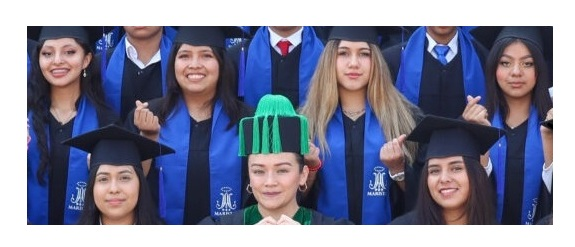
#> input picture Graduacion_small.jpg, 575 x 247 px, found by its file name
$ python Recon_EigenFaces.py
#> lines starting #> are read from the running program, lines starting #| are printed output that depends on the picture; pictures that were not available may be replaced by others from this repository, and a replacement may not be noted
"""
Reconocimiento facial mediante metodo de EigenFaces
"""
import cv2
import os
import numpy as np
import matplotlib.pyplot as plt

source_folder_path = "C:/ReconEigenfaces/frontalimages" # Carpeta fuente pre-procesamiento
train_folder_path = "C:/ReconEigenfaces/Train" # Carpeta de entrenamiento
test_folder_path = "C:/ReconEigenfaces/Train" # Carpeta de evaluacion
img = cv2.imread('C:/ReconEigenfaces/Graduacion_small.jpg') # Imagen grupal a detectar
#> img is the input picture: shape (247, 575, 3); mean B, G, R 148.7, 126.3, 124

train_files = os.listdir(train_folder_path)  #Obtiene la lista de las imagenes de entrenamiento
test_files = os.listdir(test_folder_path)
train_matrix = []
error_map = []
umbral_error = 1200 #
window_size = 55
step = 1
gray = cv2.cvtColor(img, cv2.COLOR_BGR2GRAY)
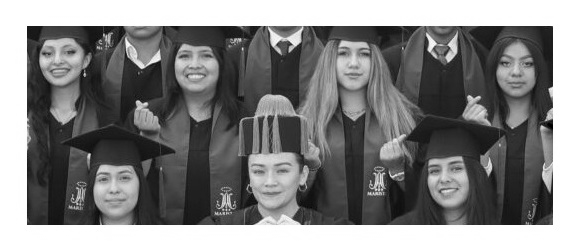
#> gray: shape (247, 575); min 0, max 255, mean 128.1
h, w = gray.shape
#> h = 247; w = 575
lado = (27)
E = 1000*np.ones(img.shape)
error_image = np.full((h, w), np.nan)
img_deteccion = img.copy()

# Función para reconocer una nueva imagen
def recognize_face(image_path, mean_face, eigenfaces, train_projections, train_files):
    # Leer y procesar imagen de prueba
    test_image = cv2.imread(image_path)
    test_image = cv2.cvtColor(test_image, cv2.COLOR_BGR2GRAY)
    test_image = cv2.resize(test_image, (window_size, window_size))
    test_image = test_image.reshape(-1, 1)
    test_image_norm = test_image - mean_face  # Restar rostro promedio
    test_projection = np.dot(eigenfaces.T, test_image_norm) # Proyectar la imagen de prueba
    distances = np.linalg.norm(train_projections - test_projection, axis=0) # Calcular distancias con todas las imágenes de entrenamiento
    min_index = np.argmin(distances) # Encontrar el índice del vector más cercano
    min_distance = distances[min_index] #
    umbral = 4000 # Configuración del umbral de distancia
    if min_distance < umbral:
        recognized_file = train_files[min_index]
        print(f"Rostro reconocido: {recognized_file}")
    else:
        print("Rostro no reconocido.")

# Función de detección de rostros en ventana que devuelve el error
def detectar_error(ventana, mean_face, eigenfaces):
    ventana = cv2.resize(ventana, (window_size, window_size))
    ventana = cv2.equalizeHist(ventana)
    vec = ventana.flatten().reshape(-1,1).astype(np.float32)
    vec_norm = vec - mean_face
    w = np.dot(eigenfaces.T, vec_norm)   # Proyección
    reconstruido = np.dot(eigenfaces, w)
    error = np.linalg.norm(vec_norm - reconstruido) #calcula la distancia euclidiana entre dos vectores
    return error

for idx, train_file in enumerate(train_files):
    train_image = train_folder_path + "/" + train_file  #Se define cada imagen como la combinación del directorio y el nombre
    train_image = cv2.imread(train_image)    # Leer la imagen (como matriz NxN)
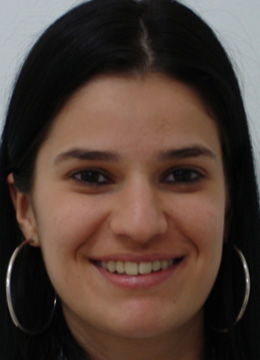
#> input picture frontalimages/103b.jpg, 260 x 360 px, given as the content of the folder C:/ReconEigenfaces/Train, which was not available
#> train_image is the input picture: shape (360, 260, 3); mean B, G, R 54.8, 63.4, 81.5
    train_image = cv2.cvtColor(train_image, cv2.COLOR_BGR2GRAY)     #Verifica que las imagenes sean Blanco y negro
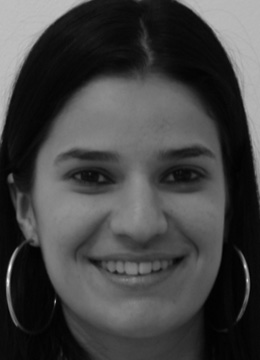
#> train_image: shape (360, 260); min 1, max 246, mean 67.8
    train_image = cv2.resize(train_image, (window_size, window_size))
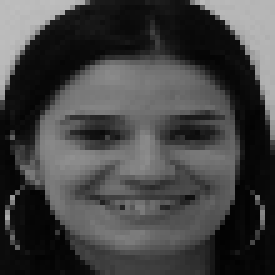
#> train_image: shape (55, 55) (shown 5 times larger); min 2, max 190, mean 67.7
    train_image = cv2.equalizeHist(train_image)
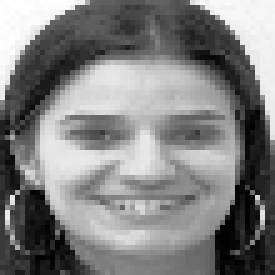
#> train_image: shape (55, 55) (shown 5 times larger); min 0, max 255, mean 128.8
    train_image = train_image.reshape(-1,1) #( # de filas, # de columnas) Así tendrá las filas necesarias para que sea una matriz de 1 columna
#> train_image = 3025 values, max 255 at index 1, min 0 at index 2082, mean 128.8
    if len(train_matrix) == 0:  #Verifica que la matriz esté vacia (Error que sucede al concatenar una matriz con una vacia)
        train_matrix = train_image  #La primer imagen (Vector) se inserta directamente en la matriz para darle forma
#> train_matrix has the same summary as train_image
    else:
        train_matrix = np.concatenate((train_matrix, train_image), axis=1)  #Concatena el vector columna de la imagen nueva en la matriz de covarianzas

C_train = np.array(train_matrix) #Asegurarse que sea un np.array
#> C_train has the same summary as train_image
M=C_train.shape[1]
#> M = 1
mean_face = (np.sum(C_train, axis=1)) / M
#> mean_face has the same summary as train_image
mean_face = mean_face.reshape(-1, 1)    # Convierte la imagen promedio a un vector columna
C_norm = C_train - mean_face
#> C_norm = 3025 values from 0 to 0
ATA = np.dot(C_norm.T, C_norm)
#> ATA = [0]
valores, vectores = np.linalg.eig(ATA)
#> valores = [0]; vectores = [1]
indices_ordenados = np.argsort(valores)[::-1]  # np.argsort devuelve los indices que ordenarian el array (de menor a mayor)
#> indices_ordenados = [0]
                                               # [::-1] invierte el orden para resultar de mayor a menor (mas importante primero)
valores_ordenados = valores[indices_ordenados] #Ordena los eigenvalores según su importancia (de mayor a menor) acorde al indice
#> valores_ordenados = [0]
vectores_ordenados = vectores[:, indices_ordenados] #Ordena los eigenvectores según su importancia (de mayor a menor) acorde al indice
#> vectores_ordenados = [1]
eigenfaces = C_norm @ vectores_ordenados # @ Indica una multiplicacion de matrices
#> eigenfaces = 3025 values from 0 to 0
eigenfaces = eigenfaces / np.linalg.norm(eigenfaces, axis=0)
train_projections = np.dot(eigenfaces.T, C_norm)
#> train_projections = [nan]
numero_eigenfaces = eigenfaces.shape[1]
#> numero_eigenfaces = 1

for ren in range(lado, h - lado, step):
    for col in range(lado, w - lado, step):
        R = gray[ren-lado:ren+lado+1, col-lado:col+lado+1]
        error = detectar_error(R, mean_face, eigenfaces)
        error_map.append((ren, col, ren+window_size, col+window_size, error))
        error_image[ren, col] = error
#> this loop made 193 passes
#> pass 1, in detectar_error (call 2), `ventana = cv2.equalizeHist(ventana)`:
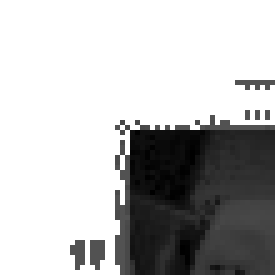
#> ventana: shape (55, 55) (shown 5 times larger); min 0, max 255, mean 186.3
#> after the loop:
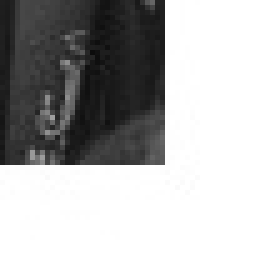
#> R: shape (55, 55) (shown 5 times larger); min 12, max 255, mean 180.6
#> after the loop: error_image: shape (247, 575) float64; every value is NaN or infinite

# Deteccion de Errores Mínimos
for y in range(lado, h - lado):
    for x in range(lado, w - lado):
        ventana_error = error_image[y-lado:y+lado+1, x-lado:x+lado+1]
        if error_image[y, x] == np.min(ventana_error):
            if error_image[y, x] < umbral_error:
                top_left = (x - window_size // 2, y - window_size // 2)
                bottom_right = (x + window_size // 2, y + window_size // 2)
                cv2.rectangle(img_deteccion, top_left, bottom_right, (0, 255, 0), 2)
                cv2.putText(img_deteccion, f"{error_image[y,x]:.0f}", (x, y-0),
                            cv2.FONT_HERSHEY_SIMPLEX, 0.4, (0, 255, 0), 1)

cv2.imshow("Caras", img_deteccion)
cv2.waitKey(0)
cv2.destroyAllWindows()
plt.imshow(cv2.cvtColor(img_deteccion, cv2.COLOR_BGR2RGB))
plt.title(f"Detección de rostros con umbral: {umbral_error}")#revisar
plt.axis('off')
plt.show()
